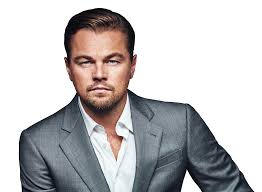
#> input picture assets/images/photo1.jpg, 262 x 192 px
$ python -i frame_difference_motion_detector.py   (imports and definitions only)
#> lines starting #> are read from the running program, lines starting #| are printed output that depends on the picture
#> further down, picture is the input picture: shape (192, 262, 3); mean B, G, R 191.3, 190.3, 192.3
import numpy as np
import cv2

class FrameDifferenceMotionDetector:
    def __init__(self, threshold=30, min_area=500):
        self.prev_frame = None
        self.threshold = threshold
        self.min_area = min_area

    def detect(self, frame: np.ndarray) -> dict:
        result = {
            'motion_mask': None,
            'motion_bbox': [],
            'motion_contours': [],
            'motion_vectors': []
        }
        gray = cv2.cvtColor(frame, cv2.COLOR_BGR2GRAY)
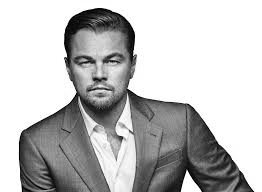
#> gray: shape (192, 262); min 0, max 255, mean 191
        gray = cv2.GaussianBlur(gray, (5, 5), 0)
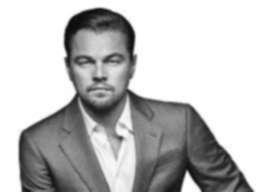
#> gray: shape (192, 262); min 10, max 255, mean 191
        if self.prev_frame is None:
            self.prev_frame = gray
            return result
        frame_delta = cv2.absdiff(self.prev_frame, gray)
        _, thresh = cv2.threshold(frame_delta, self.threshold, 255, cv2.THRESH_BINARY)
        thresh = cv2.dilate(thresh, None, iterations=2)
        contours, _ = cv2.findContours(thresh, cv2.RETR_EXTERNAL, cv2.CHAIN_APPROX_SIMPLE)
        bboxes = []
        filtered_contours = []
        motion_vectors = []
        for c in contours:
            if cv2.contourArea(c) < self.min_area:
                continue
            x, y, w, h = cv2.boundingRect(c)
            bboxes.append((x, y, w, h))
            filtered_contours.append(c.reshape(-1, 2).tolist())
            prev_roi = self.prev_frame[y:y+h, x:x+w]
            curr_roi = gray[y:y+h, x:x+w]
            flow = cv2.calcOpticalFlowFarneback(prev_roi, curr_roi, None, 0.5, 3, 15, 3, 5, 1.2, 0)
            mean_flow = flow.reshape(-1, 2).mean(axis=0)
            center = (int(x + w/2), int(y + h/2))
            vector = (float(mean_flow[0]), float(mean_flow[1]))
            motion_vectors.append({'center': center, 'vector': vector})
        result['motion_mask'] = thresh
        result['motion_bbox'] = bboxes
        result['motion_contours'] = filtered_contours
        result['motion_vectors'] = motion_vectors
        self.prev_frame = gray
        return result

>>> import cv2
>>> picture = cv2.imread('../assets/images/photo1.jpg')
>>> result = FrameDifferenceMotionDetector().detect(picture)
#> result = 4 items
